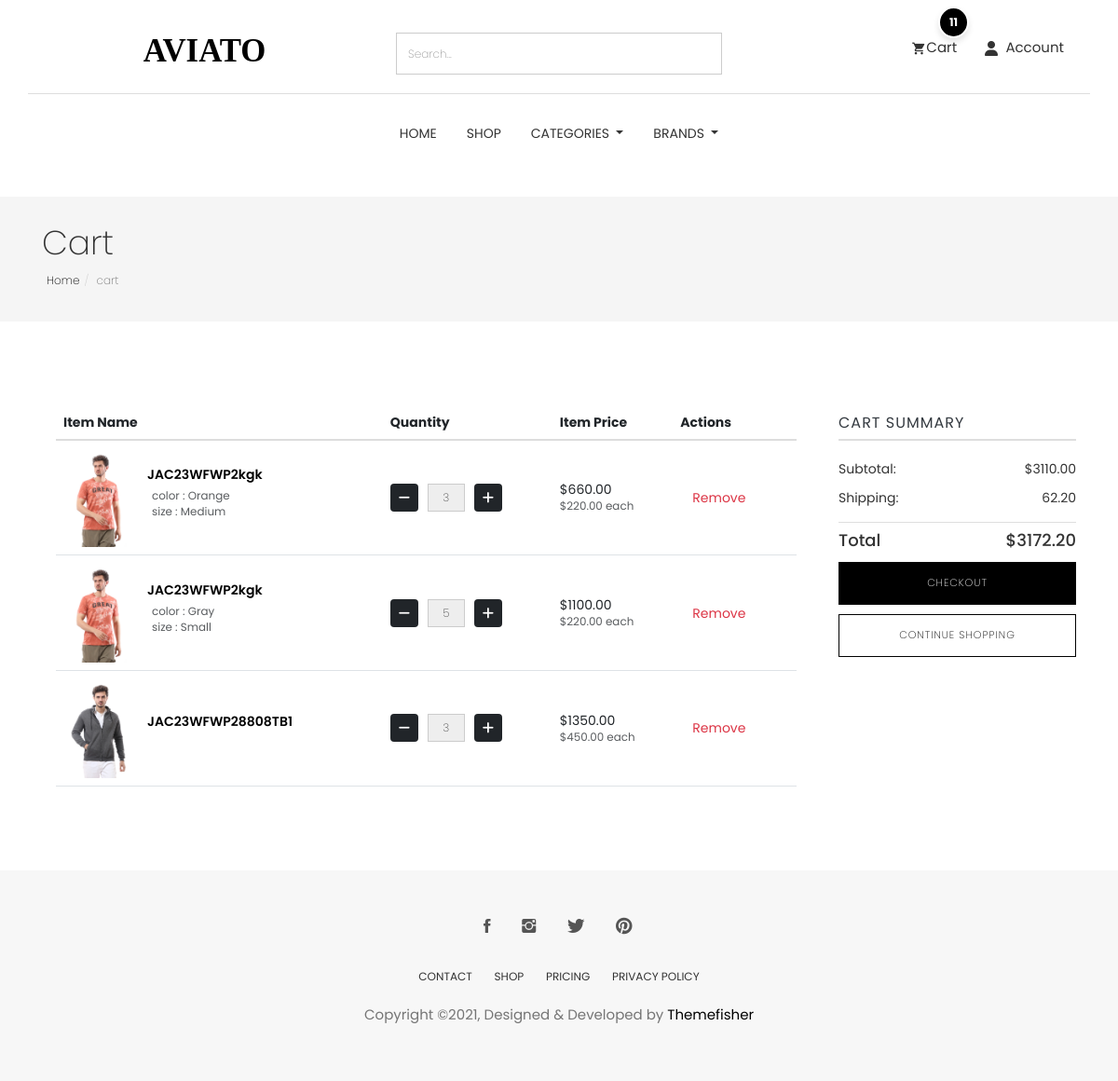
Page /cart/ (signed in) on the earlier database version.
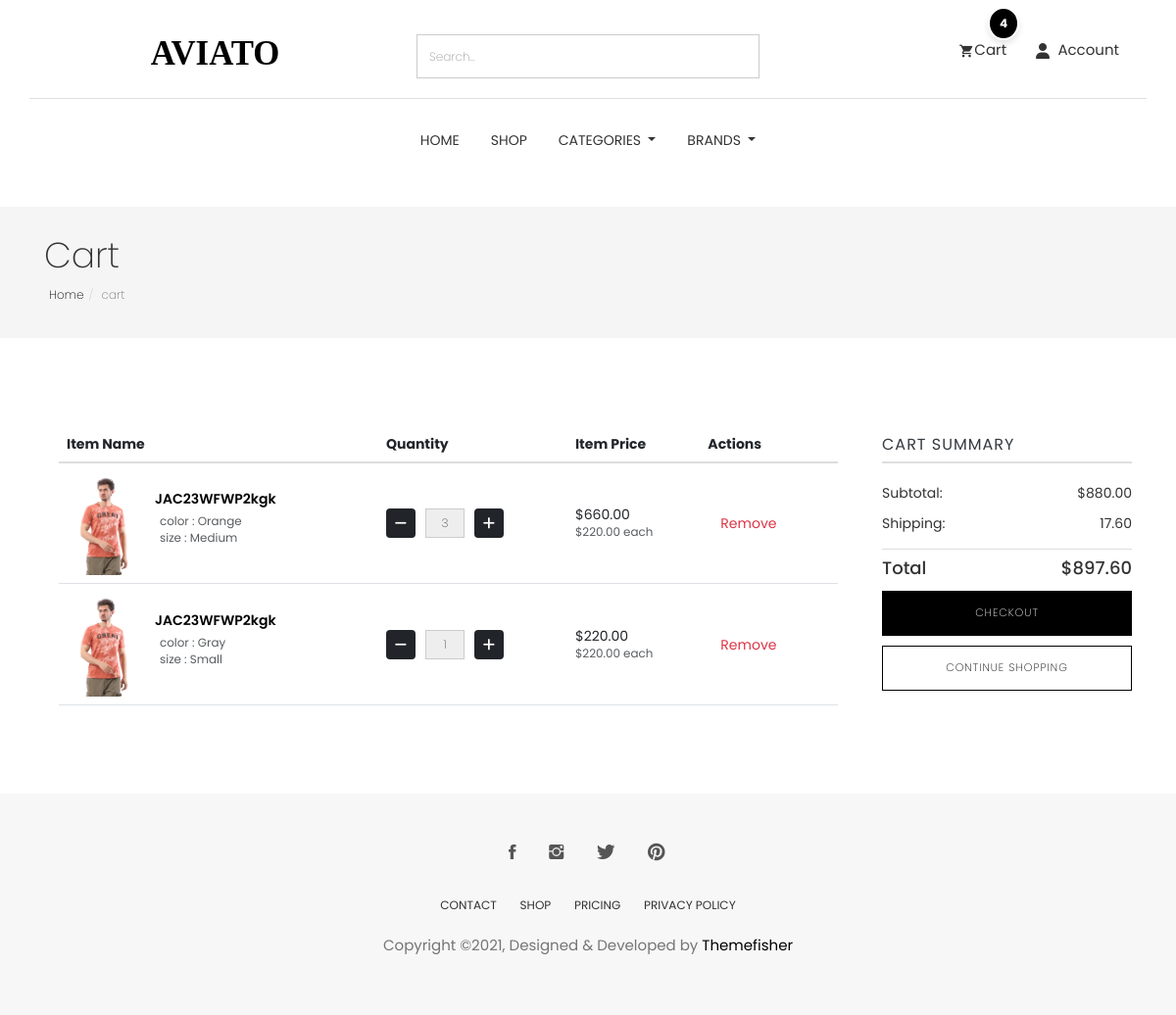
Same page on the later database version.
### cart/models.py (models this page shows, shortened)
class CartItem(models.Model):
    user = models.ForeignKey(User,null=True,verbose_name="user cart", on_delete=models.CASCADE)
    product = models.ForeignKey(Product, on_delete=models.CASCADE)
    cart = models.ForeignKey(Cart, on_delete=models.CASCADE, blank=True, null=True)
    variations = models.ManyToManyField(Variation,blank=True)
    quantity = models.IntegerField()
    is_active = models.BooleanField(default=True)
    def sub_total(self):
        return self.product.price * self.quantity

### store/models.py (models this page shows, shortened)
class Product(models.Model):
    id = models.UUIDField(primary_key=True, default=uuid.uuid4, editable=False)
    name = models.CharField(unique=True, max_length=50)
    image = models.ImageField(upload_to='product/')
    stock = models.IntegerField(default=1)
    price = models.DecimalField(max_digits=10, decimal_places=2, default=Decimal('0.00'))
    description = models.TextField(max_length=10000, blank=True)
    created_at = models.DateTimeField(default=timezone.now)
    modified_date = models.DateTimeField(auto_now=True)
    slug = models.SlugField(null=True, blank=True, unique=True)
    views = models.PositiveIntegerField(default=0)
    is_available = models.BooleanField(default=True)
    on_sale = models.BooleanField(default=False)
    PRDBrand = models.ForeignKey('Brand', related_name='product_brand', on_delete=models.CASCADE, blank=True, null=True, verbose_name="Brand")
    like = models.ManyToManyField(User, blank=True, related_name='product_favourite')
    category = models.ForeignKey(Subcategory, related_name='product_subcategory', verbose_name="Subcategory", null=True, blank=True, on_delete=models.CASCADE)
    class Meta:
        ordering = ['-created_at']
        verbose_name = "Product"
        verbose_name_plural = "Products"

class Variation(models.Model):
    product = models.ForeignKey(Product,related_name='product_variation',  on_delete=models.CASCADE)
    variation_category = models.CharField( max_length=200 , choices=variation_category_choice)
    variation_value = models.CharField( max_length=200 )
    is_active = models.BooleanField(default=True)
    created_at = models.DateTimeField(  auto_now_add=True)
    objects = VariationManager()

### cart/views.py (the view)
# urls.py: path('' , views.cart , name='cart'),
def cart(request, total=0, quantity=0, cart_items=None):
    try:
        tax_obj = Tax.objects.last()  # Fetch the last Tax object
        tax_percentage = tax_obj.tax if tax_obj else Decimal('0.00')  # Get the tax value or default to 0
        if request.user.is_authenticated:
            cart_items = CartItem.objects.filter(user=request.user , is_active = True)
        else:
            cart = Cart.objects.get(cart_id=_cart_id(request))  # Get the cart using a session ID or similar method
            cart_items = CartItem.objects.filter(cart=cart, is_active=True)  # Get active items in the cart
        for cart_item in cart_items:
            total += cart_item.product.price * cart_item.quantity  # Sum up the product prices
            quantity += cart_item.quantity
        tax_amount = (tax_percentage * total) / Decimal('100')  # Calculate tax
        grand_total = total + tax_amount  # Grand total is the sum of the total and tax
        total = round(total, 2)
        tax_amount = round(tax_amount, 2)
        grand_total = round(grand_total, 2)
    except ObjectDoesNotExist:
        cart_items = []
        total = Decimal('0.00')
        quantity = 0
        tax_amount = Decimal('0.00')
        grand_total = Decimal('0.00')
    context = {
        'total': total,
        'quantity': quantity,
        'cart_items': cart_items,
        'grand_total': grand_total,
        'tax': tax_amount,
    }
    return render(request, 'cart.html', context)

### cart/templates/cart.html (shortened to what this page needs)
{% extends "base.html" %}
{% load static %}
{% block body %}
<section class="page-header">
    <div class="container">
        <div class="row">
            <div class="col-md-12">
                <div class="content">
                    <h1 class="page-name">Cart</h1>
                    <ol class="breadcrumb">
                        <li><a href="/">Home</a></li>
                        <li class="active">cart</li>
                    </ol>
                </div>
            </div>
        </div>
    </div>
</section>
<div class="page-wrapper">
    <div class="cart shopping">
        <div class="container">
            {% if not cart_items %}
            <div class="row justify-content-center">
                <div class="col-md-6 text-center">
                    <h2 class="mb-4">Your Cart is Currently Empty!</h2>
                    <p class="mb-4">It looks like you haven’t added anything to your cart yet. Start shopping to fill it
                        up!</p>
                    <a href="{% url 'product_list' %}" class="btn btn-main mt-3">Continue Shopping</a>
                </div>
            </div>
            {% else %}
            <div class="row">
                <div class="col-md-9 px-5">
                    <div class="block">
                        <div class="product-list">
                            <table class="table">
                                <thead>
                                    <tr>
                                        <th class="">Item Name</th>
                                        <th class="">Quantity</th>
                                        <th class="">Item Price</th>
                                        <th class="">Actions</th>
                                    </tr>
                                </thead>
                                <tbody>
                                    {% for cart_item in cart_items %}
                                    <tr class="">
                                        <td class="">
                                            <div class="product-info d-flex align-items-center">
                                                <img width="80" src="{{cart_item.product.image.url}}" alt="" />
                                                <div class="d-flex flex-column ">
                                                    <a
                                                        href="{% url 'product_details' cart_item.product.id %}">{{cart_item.product.name}}</a>
                                                    <p class="text-muted small mt-2 ms-4">
                                                        {% if cart_item.variations.all %}
                                                        {% for item in cart_item.variations.all %}
                                                        {{item.variation_category}} : {{item.variation_value}} <br>
                                                        {% endfor %}
                                                        {% endif %}
                                                    </p>
                                                </div>
                                            </div>
                                        </td>
                                        <td class="">
                                            <div class="quantity-controls">
                                                <a href="{% url 'decrement_cart' cart_item.product.id cart_item.id %}"
                                                    class="btn btn-dark decrement-btn"><i class="fas fa-minus"></i></a>
                                                <input type="text" class="form-control text-center quantity-input"
                                                    value="{{cart_item.quantity}}" readonly />
                                                <form action="{% url 'add_to_cart' cart_item.product.id%}"
                                                    method="POST">
                                                    <button class="btn btn-dark increment-btn"><i
                                                            class="fas fa-plus"></i></button>
                                                </form>
                                            </div>
                                        </td>
                                        <td class="">
                                            <div class="d-flex flex-column">
                                                ${{cart_item.sub_total}}
                                                <span class="text-muted small">${{cart_item.product.price}} each</span>
                                            </div>
                                        </td>
                                        <td class="">
                                            <a class="btn btn-outline-danger"
                                                href="{% url 'delete_cart' cart_item.product.id cart_item.id %}">Remove</a>
                                        </td>
                                    </tr>
                                    {% endfor %}
                                </tbody>
                            </table>
                        </div>
                    </div>
                </div>
                <div class="col-md-3">
                    <div class="product-checkout-details">
                        <div class="block">
                            <h4 class="widget-title">Cart Summary</h4>
                            <ul class="summary-prices">
                                <li>
                                    <span>Subtotal:</span>
                                    <span class="price">${{total}}</span>
                                </li>
                                <li>
                                    <span>Shipping:</span>
                                    <span>{{tax}}</span>
                                </li>
                            </ul>
                            <div class="summary-total">
                                <span>Total</span>
                                <span>${{grand_total}}</span>
                            </div>
                            <a href="{% url 'checkout' %}" class="btn btn-main mt-3 w-100">Checkout</a>
                            <a href="{% url 'product_list' %}" class="btn btn-solid-border mt-3 w-100">Continue
                                Shopping</a>
                        </div>
                    </div>
                </div>
            </div>
            {% endif %}
        </div>
    </div>
</div>
{% endblock body %}

### templates/base.html (shortened to what this page needs)
{% load static %}
<!DOCTYPE html>
<html lang="en">
<head>
	<link rel="stylesheet" href="https://cdnjs.cloudflare.com/ajax/libs/font-awesome/5.15.4/css/all.min.css" />
	<link rel="stylesheet" href="{% static 'plugins/themefisher-font/style.css'%}">
	<link rel="stylesheet" href="{% static 'plugins/bootstrap/css/bootstrap2.min.css'%}">
	<link rel="stylesheet" href="{% static 'plugins/bootstrap/css/bootstrap.min.css'%}">
	<link rel="stylesheet" href="{% static 'plugins/animate/animate.css'%}">
	<link rel="stylesheet" href="{% static 'plugins/slick/slick.css'%}">
	<link rel="stylesheet" href="{% static 'plugins/slick/slick-theme.css'%}">
	<link rel="stylesheet" href="{% static 'css/style.css'%}">
	<link rel="stylesheet" href="{% static 'css/all.min.css'%}">
</head>
<body id="body">
	<section class="top-header">
		<div class="container">
			<div class="row">
				<div class="col-md-4 col-xs-12 pt-2 col-sm-4">
					<div class="logo text-center mb-3 mb-md-0">
						<a href="/">
							<svg width="135px" height="29px" viewBox="0 0 155 29" version="1.1"
								xmlns="http://www.w3.org/2000/svg" xmlns:xlink="http://www.w3.org/1999/xlink">
								<g id="Page-1" stroke="none" stroke-width="1" fill="none" fill-rule="evenodd"
									font-size="40" font-family="AustinBold, Austin" font-weight="bold">
									<g id="Group" transform="translate(-108.000000, -297.000000)" fill="#000000">
										<text id="AVIATO">
											<tspan x="108.94" y="325">AVIATO</tspan>
										</text>
									</g>
								</g>
							</svg>
						</a>
					</div>
				</div>
				<div class="col-md-4 col-xs-12  col-sm-4">
					<form class="w-100" action="{% url 'search' %}"><input name="q" type="text" class="form-control"
							placeholder="Search..."></form>
				</div>
				<div class="col-md-4 col-xs-12 mt-2 col-sm-4">
					<ul class="top-menu text-right list-inline">
						<li class="dropdown cart-nav dropdown-slide">
							<a href="{% url 'cart' %}" class="position-relative" data-toggle="dropdown"
								data-hover="dropdown"><i class="tf-ion-android-cart"></i>Cart<div
									class="cart-item-count">
									{{quantity}}
								</div></a>
						</li>
						<li class="dropdown search dropdown-slide">
							<a href="{% url 'search' %}" name="q" class="" data-toggle="dropdown"
								data-hover="dropdown"><i class="fa-solid fa-user "></i>
								<span class="ms-1">Account</span>
								</a>
						</li>
					</ul>
				</div>
			</div>
		</div>
	</section>
	<section class="menu">
		<nav class="navbar navigation">
			<div class="container">
				<div id="navbar" class="navbar-collapse collapse text-center">
					<ul class="nav navbar-nav">
						<li class="dropdown {% if request.path == '/' %}active{% endif %} ">
							<a href="/">Home</a>
						</li>
						<li class="dropdown {% if request.path == '/products/' %}active{% endif %} ">
							<a href="{% url 'product_list'%}">Shop</a>
						</li>
						<li class="dropdown full-width dropdown-slide">
							<a href="#" class="dropdown-toggle" data-toggle="dropdown" data-hover="dropdown"
								data-delay="350" role="button" aria-haspopup="true" aria-expanded="false">Categories
							</a>
						</li>
						<li class="dropdown dropdown-slide">
							<a href="#!" class="dropdown-toggle" data-toggle="dropdown" data-hover="dropdown"
								data-delay="350" role="button" aria-haspopup="true" aria-expanded="false">Brands
							</a>
						</li>
					</ul>
				</div>
			</div>
		</nav>
	</section>
	{% block body %}
	{% endblock body %}
	<footer class="footer section text-center">
		<div class="container">
			<div class="row">
				<div class="col-md-12">
					<ul class="social-media">
						<li>
							<a href="https://www.facebook.com/themefisher">
								<i class="tf-ion-social-facebook"></i>
							</a>
						</li>
						<li>
							<a href="https://www.instagram.com/themefisher">
								<i class="tf-ion-social-instagram"></i>
							</a>
						</li>
						<li>
							<a href="https://www.twitter.com/themefisher">
								<i class="tf-ion-social-twitter"></i>
							</a>
						</li>
						<li>
							<a href="https://www.pinterest.com/themefisher/">
								<i class="tf-ion-social-pinterest"></i>
							</a>
						</li>
					</ul>
					<ul class="footer-menu text-uppercase">
						<li>
							<a href="contact.html">CONTACT</a>
						</li>
						<li>
							<a href="shop.html">SHOP</a>
						</li>
						<li>
							<a href="pricing.html">Pricing</a>
						</li>
						<li>
							<a href="contact.html">PRIVACY POLICY</a>
						</li>
					</ul>
					<p class="copyright-text">Copyright &copy;2021, Designed &amp; Developed by <a
							href="https://themefisher.com/">Themefisher</a></p>
				</div>
			</div>
		</div>
	</footer>
</body>
</html>

Differences in the rows shown:
removed CartItem: product.image (picture), product.name "JAC23WFWP28808TB1", quantity "3", sub_total "1350.00", product.price "450.00"
changed CartItem (number 2 of 2 on the later page): quantity "5" → "1"; sub_total "1100.00" → "220.00"
Other differences:
{{ quantity }}: "11" → "4"
{{ total }}: "3110.00" → "880.00"
{{ tax }}: "62.20" → "17.60"
{{ grand_total }}: "3172.20" → "897.60"
